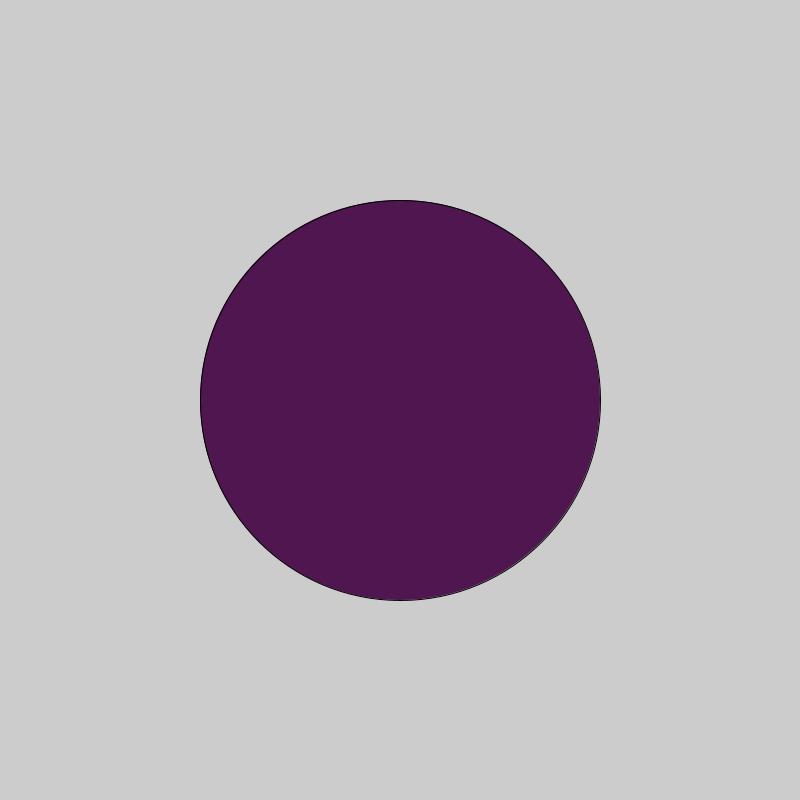
Frame 1 (no input)
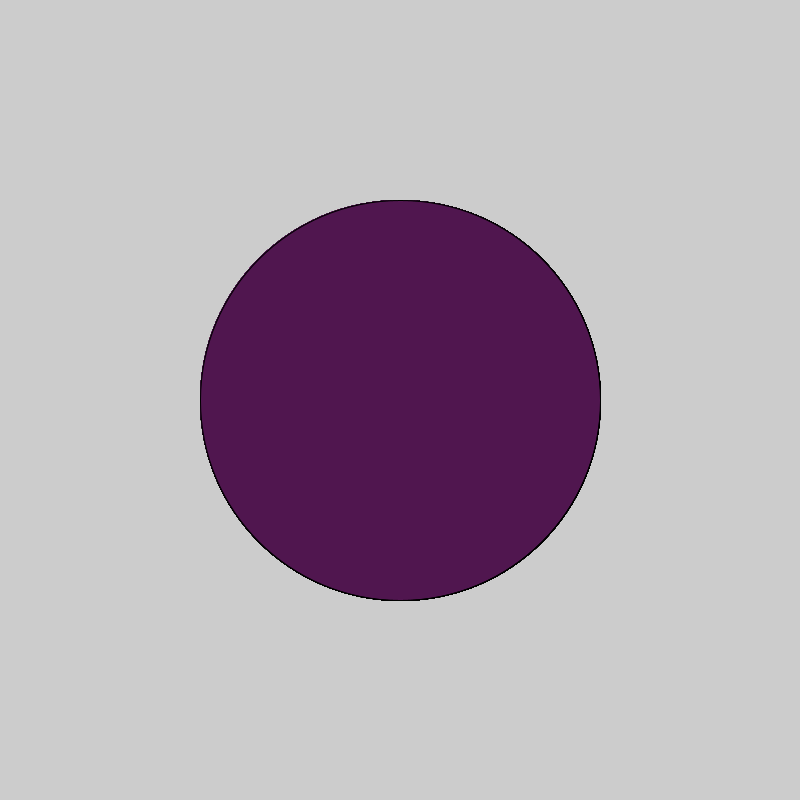
Frame 60 (the mouse pressed at the canvas centre just before this capture)
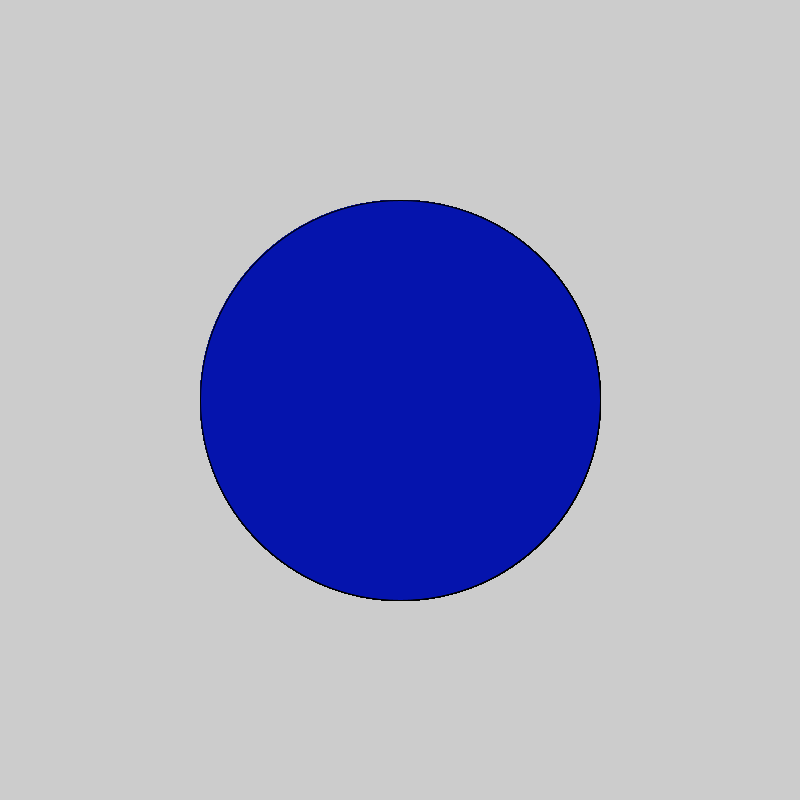
Frame 120 (the mouse held since frame 60 and released just before this capture)

The Processing sketch that drew these frames (run headless with seeded random() and noise(); from frame 60 on, the mouse is pressed at the canvas centre):

// Processing sketch: LogicalDot_RK_
// ── LogicalDot_RK_.pde
void setup() {

  size(800, 800);
}

void draw() {
  if (mousePressed) {
    fill(#0514AD);
  } else {
    fill(#50164F);
  }
  ellipse(400, 400, 400, 400);
}
